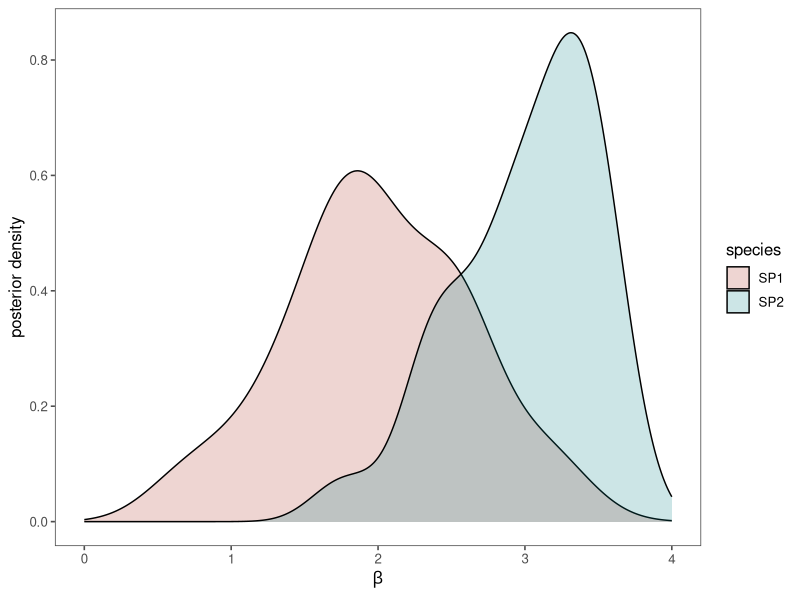

Write the R code that produced this figure.
## ---- chunk 1
# First we load up all the relevant libraries
library(ggplot2)
library(ggthemes)
library(grid)
library(gridExtra)
library(plyr)
library(scales)

dt <- rnorm(50, 2, 0.5)
dt2 <- rnorm(50, 3, 0.5)
dt.all <- c(dt, dt2)
sp <- c("SP1", "SP2")
data <- data.frame(species = factor(rep(sp, each = 50)), var1=dt.all)

# The color-blind palette with grey:
cbPalette <- c("#999999", "#E69F00", "#56B4E9", "#009E73", "#F0E442", "#0072B2", "#D55E00", "#CC79A7")

ggplot(data, aes(x = var1, fill = species)) + 
  geom_density(alpha = 0.2) + 
  xlab(expression(beta)) + 
  ylab("posterior density") +
  scale_fill_hue(l = 40) +
  scale_x_continuous(limits = c(0,4)) +
  theme_few()
